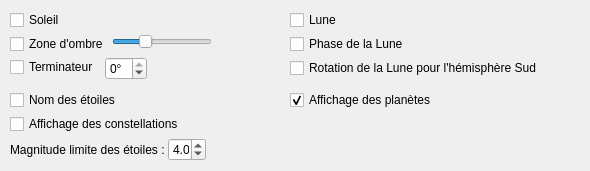
     <widget class="QWidget" name="systemeSolaire">
      <property name="autoFillBackground">
       <bool>true</bool>
      </property>
      <attribute name="title">
       <string>Système solaire / étoiles</string>
      </attribute>
      <widget class="QCheckBox" name="affetoiles">
       <property name="geometry">
        <rect>
         <x>10</x>
         <y>90</y>
         <width>211</width>
         <height>20</height>
        </rect>
       </property>
       <property name="font">
        <font/>
       </property>
       <property name="text">
        <string>Nom des étoiles</string>
       </property>
      </widget>
      <widget class="QWidget" name="formLayoutWidget_66">
       <property name="geometry">
        <rect>
         <x>10</x>
         <y>34</y>
         <width>211</width>
         <height>24</height>
        </rect>
       </property>
       <layout class="QFormLayout" name="formLayout_ombre1">
        <property name="labelAlignment">
         <set>Qt::AlignmentFlag::AlignLeading|Qt::AlignmentFlag::AlignLeft|Qt::AlignmentFlag::AlignVCenter</set>
        </property>
        <property name="horizontalSpacing">
         <number>3</number>
        </property>
        <property name="verticalSpacing">
         <number>0</number>
        </property>
        <item row="0" column="0">
         <widget class="QCheckBox" name="affnuit">
          <property name="minimumSize">
           <size>
            <width>20</width>
            <height>0</height>
           </size>
          </property>
          <property name="font">
           <font/>
          </property>
          <property name="text">
           <string>Zone d'ombre</string>
          </property>
          <property name="tristate">
           <bool>true</bool>
          </property>
         </widget>
        </item>
        <item row="0" column="1">
         <widget class="QSlider" name="intensiteOmbre">
          <property name="maximumSize">
           <size>
            <width>100</width>
            <height>16777215</height>
           </size>
          </property>
          <property name="font">
           <font/>
          </property>
          <property name="maximum">
           <number>100</number>
          </property>
          <property name="pageStep">
           <number>5</number>
          </property>
          <property name="value">
           <number>30</number>
          </property>
          <property name="orientation">
           <enum>Qt::Orientation::Horizontal</enum>
          </property>
         </widget>
        </item>
       </layout>
      </widget>
      <widget class="QCheckBox" name="affconst">
       <property name="geometry">
        <rect>
         <x>10</x>
         <y>114</y>
         <width>221</width>
         <height>20</height>
        </rect>
       </property>
       <property name="font">
        <font/>
       </property>
       <property name="text">
        <string>Affichage des constellations</string>
       </property>
       <property name="tristate">
        <bool>true</bool>
       </property>
      </widget>
      <widget class="QCheckBox" name="rotationLune">
       <property name="geometry">
        <rect>
         <x>290</x>
         <y>58</y>
         <width>291</width>
         <height>20</height>
        </rect>
       </property>
       <property name="font">
        <font/>
       </property>
       <property name="text">
        <string>Rotation de la Lune pour l'hémisphère Sud</string>
       </property>
      </widget>
      <widget class="QCheckBox" name="affsoleil">
       <property name="geometry">
        <rect>
         <x>10</x>
         <y>10</y>
         <width>211</width>
         <height>20</height>
        </rect>
       </property>
       <property name="font">
        <font/>
       </property>
       <property name="text">
        <string>Soleil</string>
       </property>
       <property name="checkable">
        <bool>true</bool>
       </property>
      </widget>
      <widget class="QCheckBox" name="affplanetes">
       <property name="geometry">
        <rect>
         <x>290</x>
         <y>90</y>
         <width>211</width>
         <height>20</height>
        </rect>
       </property>
       <property name="font">
        <font/>
       </property>
       <property name="text">
        <string>Affichage des planètes</string>
       </property>
       <property name="checked">
        <bool>true</bool>
       </property>
       <property name="tristate">
        <bool>true</bool>
       </property>
      </widget>
      <widget class="QWidget" name="formLayoutWidget_67">
       <property name="geometry">
        <rect>
         <x>10</x>
         <y>138</y>
         <width>196</width>
         <height>24</height>
        </rect>
       </property>
       <layout class="QFormLayout" name="formLayout_magnEtoiles">
        <property name="labelAlignment">
         <set>Qt::AlignmentFlag::AlignLeading|Qt::AlignmentFlag::AlignLeft|Qt::AlignmentFlag::AlignVCenter</set>
        </property>
        <property name="horizontalSpacing">
         <number>3</number>
        </property>
        <property name="verticalSpacing">
         <number>0</number>
        </property>
        <item row="0" column="0">
         <widget class="QLabel" name="lbl_magnitudeLimite">
          <property name="font">
           <font/>
          </property>
          <property name="text">
           <string>Magnitude limite des étoiles :</string>
          </property>
         </widget>
        </item>
        <item row="0" column="1">
         <widget class="QDoubleSpinBox" name="magnitudeEtoiles">
          <property name="maximumSize">
           <size>
            <width>40</width>
            <height>16777215</height>
           </size>
          </property>
          <property name="font">
           <font/>
          </property>
          <property name="decimals">
           <number>1</number>
          </property>
          <property name="maximum">
           <double>6.000000000000000</double>
          </property>
          <property name="singleStep">
           <double>0.500000000000000</double>
          </property>
          <property name="value">
           <double>4.000000000000000</double>
          </property>
         </widget>
        </item>
       </layout>
      </widget>
      <widget class="QCheckBox" name="affphaselune">
       <property name="geometry">
        <rect>
         <x>290</x>
         <y>34</y>
         <width>291</width>
         <height>20</height>
        </rect>
       </property>
       <property name="font">
        <font/>
       </property>
       <property name="text">
        <string>Phase de la Lune</string>
       </property>
      </widget>
      <widget class="QCheckBox" name="afflune">
       <property name="geometry">
        <rect>
         <x>290</x>
         <y>10</y>
         <width>291</width>
         <height>20</height>
        </rect>
       </property>
       <property name="font">
        <font/>
       </property>
       <property name="text">
        <string>Lune</string>
       </property>
      </widget>
      <widget class="QWidget" name="formLayoutWidget">
       <property name="geometry">
        <rect>
         <x>10</x>
         <y>57</y>
         <width>211</width>
         <height>24</height>
        </rect>
       </property>
       <layout class="QFormLayout" name="formLayout_ombre2">
        <item row="0" column="0">
         <widget class="QCheckBox" name="affterminateur">
          <property name="text">
           <string>Terminateur</string>
          </property>
         </widget>
        </item>
        <item row="0" column="1">
         <widget class="QSpinBox" name="hauteurTerminateur">
          <property name="maximumSize">
           <size>
            <width>42</width>
            <height>16777215</height>
           </size>
          </property>
          <property name="suffix">
           <string notr="true">°</string>
          </property>
          <property name="minimum">
           <number>-18</number>
          </property>
          <property name="maximum">
           <number>0</number>
          </property>
         </widget>
        </item>
       </layout>
      </widget>
     </widget>
